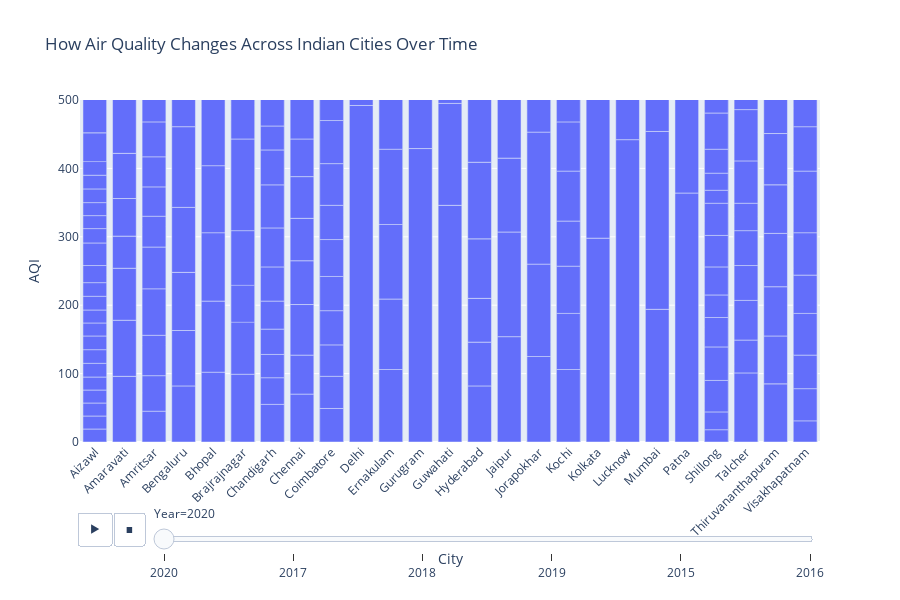

Notebook code cell kept with this figure:
### Code cell
fig = px.bar(
    df_no_ahm,
    x="City",
    y="AQI",
    animation_frame="Year",
    range_y=(0, 500),
    title="How Air Quality Changes Across Indian Cities Over Time",
    labels={"AQI": "AQI"}
)

fig.update_layout(
    height=600,
    xaxis_tickangle=-45
)

fig.show()

### Figure 1 — Plotly figure (JSON) as saved in the notebook; plotly's stock layout.template omitted (floating-point values rounded to 4 significant figures; data arrays with more than 128 entries replaced by an {"elided": "..."} marker saying what was removed)
{"data": [{"hovertemplate": "Year=2020<br>City=%{x}<br>AQI=%{y}<extra></extra>", "legendgroup": "", "marker": {"color": "#636efa", "pattern": {"shape": ""}}, "name": "", "orientation": "v", "showlegend": false, "textposition": "auto", "type": "bar", "x": {"elided": "4463 str values"}, "xaxis": "x", "y": {"elided": "4463 float values"}, "yaxis": "y"}], "layout": {"barmode": "relative", "height": 600, "legend": {"tracegroupgap": 0}, "sliders": [{"active": 0, "currentvalue": {"prefix": "Year="}, "len": 0.9, "pad": {"b": 10, "t": 60}, "steps": [{"args": [["2020"], {"frame": {"duration": 0, "redraw": true}, "fromcurrent": true, "mode": "immediate", "transition": {"duration": 0, "easing": "linear"}}], "label": "2020", "method": "animate"}, {"args": [["2017"], {"frame": {"duration": 0, "redraw": true}, "fromcurrent": true, "mode": "immediate", "transition": {"duration": 0, "easing": "linear"}}], "label": "2017", "method": "animate"}, {"args": [["2018"], {"frame": {"duration": 0, "redraw": true}, "fromcurrent": true, "mode": "immediate", "transition": {"duration": 0, "easing": "linear"}}], "label": "2018", "method": "animate"}, {"args": [["2019"], {"frame": {"duration": 0, "redraw": true}, "fromcurrent": true, "mode": "immediate", "transition": {"duration": 0, "easing": "linear"}}], "label": "2019", "method": "animate"}, {"args": [["2015"], {"frame": {"duration": 0, "redraw": true}, "fromcurrent": true, "mode": "immediate", "transition": {"duration": 0, "easing": "linear"}}], "label": "2015", "method": "animate"}, {"args": [["2016"], {"frame": {"duration": 0, "redraw": true}, "fromcurrent": true, "mode": "immediate", "transition": {"duration": 0, "easing": "linear"}}], "label": "2016", "method": "animate"}], "x": 0.1, "xanchor": "left", "y": 0, "yanchor": "top"}], "title": {"text": "How Air Quality Changes Across Indian Cities Over Time"}, "updatemenus": [{"buttons": [{"args": [null, {"frame": {"duration": 500, "redraw": true}, "fromcurrent": true, "mode": "immediate", "transition": {"duration": 500, "easing": "linear"}}], "label": "&#9654;", "method": "animate"}, {"args": [[null], {"frame": {"duration": 0, "redraw": true}, "fromcurrent": true, "mode": "immediate", "transition": {"duration": 0, "easing": "linear"}}], "label": "&#9724;", "method": "animate"}], "direction": "left", "pad": {"r": 10, "t": 70}, "showactive": false, "type": "buttons", "x": 0.1, "xanchor": "right", "y": 0, "yanchor": "top"}], "xaxis": {"anchor": "y", "domain": [0, 1], "tickangle": -45, "title": {"text": "City"}}, "yaxis": {"anchor": "x", "domain": [0, 1], "range": [0, 500], "title": {"text": "AQI"}}}}
